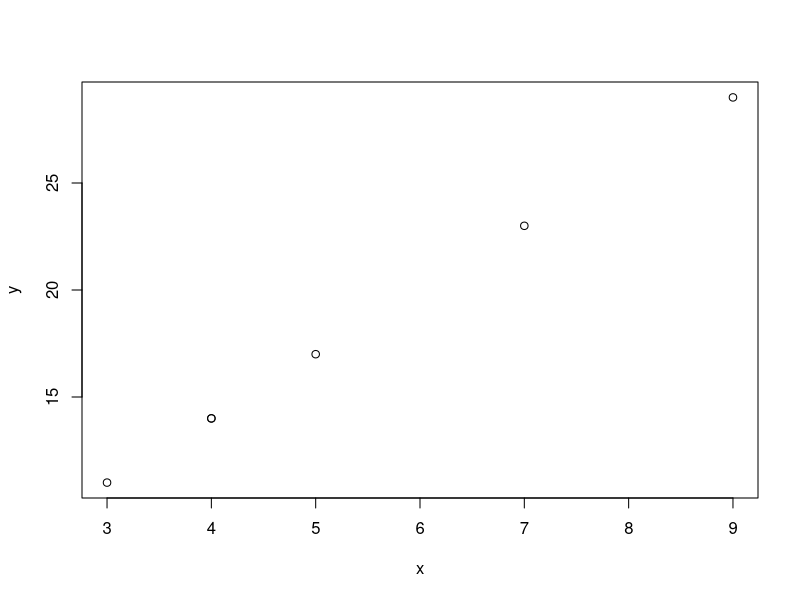

Here is the R script that generated this plot: (Note: this script raises an error after producing the figure.)
# Exemples
getwd()
x <- c(4,5,7,4,3,9)
x
x*2
mean(x)
y <- x*3+2
y

plot(x,y)

read.table("casino.csv")
casino <- read.csv2("casino.csv")
casino[1,2]
casino

#install.packages("dplyr")
yes
library("dplyr")
library(dplyr)
casino
filter(casino, Couleur_voiture=="bleu")
select(casino,Score,Gain)
# avoir les lignes bleus 
casino[casino$Couleur_voiture=='bleu',1:2]
# que les colonnes score et gain 

#avec dplyr
casino_bleu <- filter(casino, Couleur_voiture=="bleu")
select(casino_bleu,Score,Gain)

casino %>%
  filter(casino, Couleur_voiture=="bleu")%>%
  select(Score,Gain)%>%
  mutate(rapport=Gain/Score)

